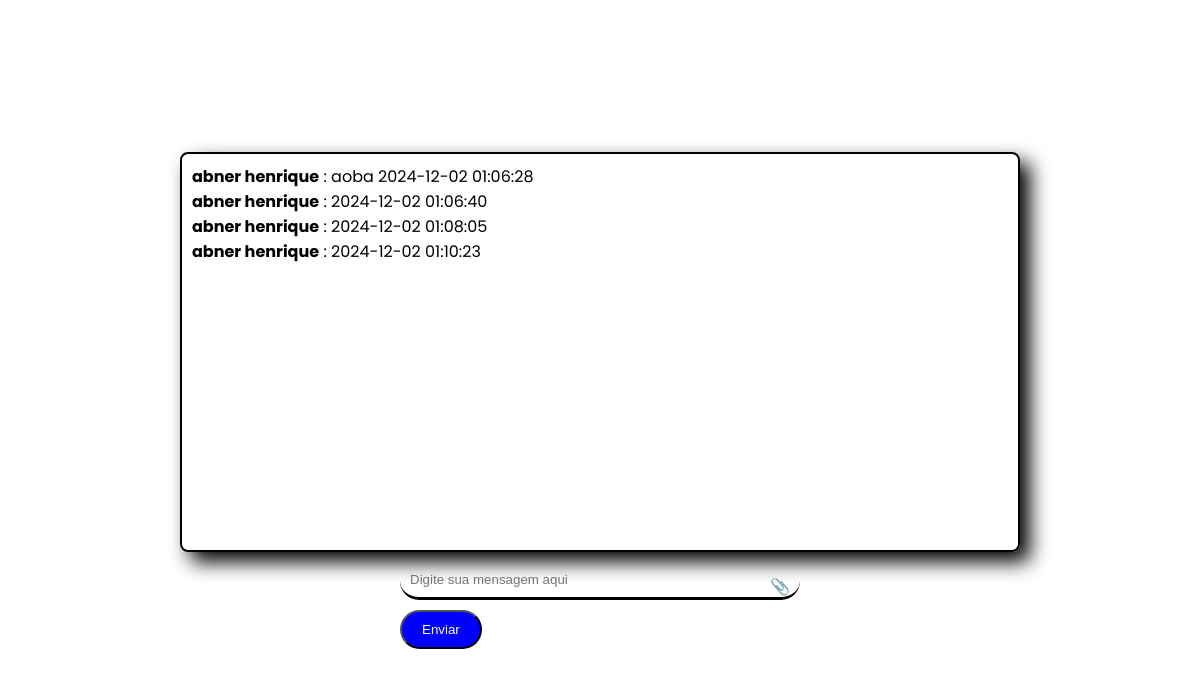
Before: /chat/chat with the older database file.
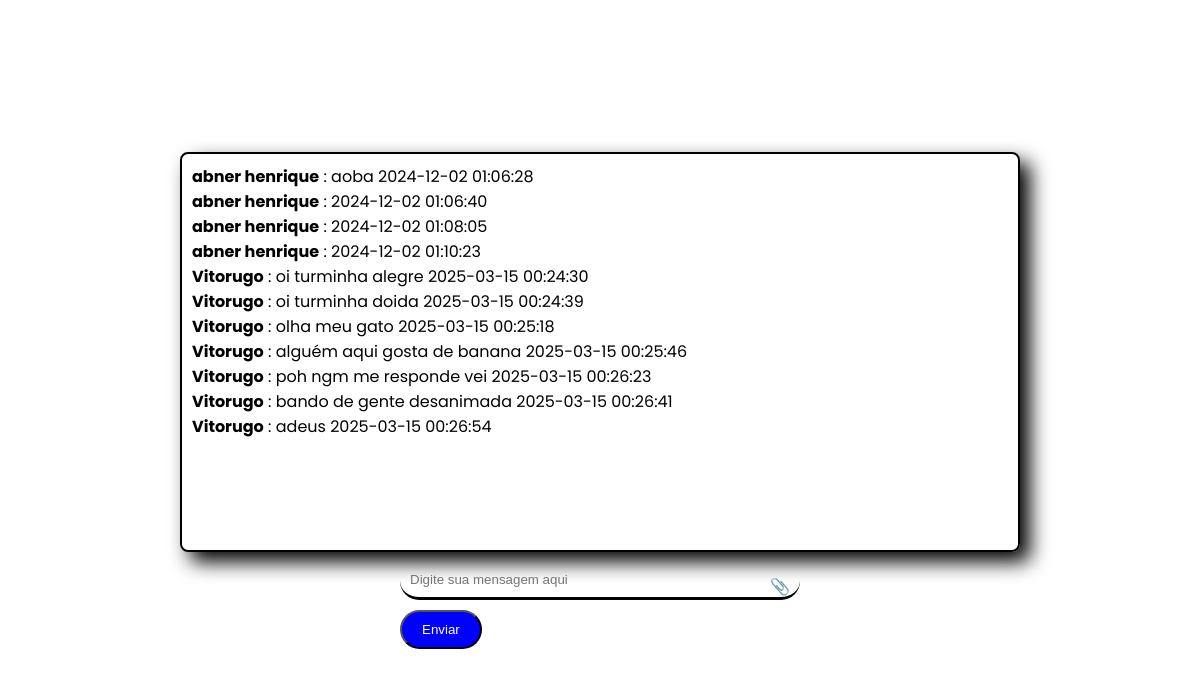
After: the same page with the newer database file.
### models.py (models this page shows, shortened)
class Mensagem(db.Model):
    __tablename__ = 'mensagens'
    id = db.Column(db.Integer, primary_key=True)
    usuario_id = db.Column(db.Integer, db.ForeignKey('usuarios.id'), nullable=False)
    mensagem = db.Column(db.Text, nullable=True)  # Pode ser nula, pois pode conter apenas arquivo
    arquivo = db.Column(db.LargeBinary, nullable=True)  # Para armazenar o arquivo
    extensao = db.Column(db.String(10), nullable=True)  # Para armazenar a extensão do arquivo
    timestamp = db.Column(db.DateTime, default=db.func.current_timestamp())
    user = db.relationship('User', back_populates='mensagens')

class User(UserMixin, db.Model):
    __tablename__ = 'usuarios'
    id = db.Column(db.Integer, primary_key=True)
    nome = db.Column(db.String(150), nullable=False)
    email = db.Column(db.String(150), unique=True, nullable=False)
    senha = db.Column(db.String(150), nullable=False)
    turma = db.Column(db.String(50))
    numero = db.Column(db.String(50))
    role = db.Column(db.String(50))
    mensagens = db.relationship('Mensagem', back_populates='user')
    respostas = db.relationship('Resposta', back_populates='user')
    cronogramas = db.relationship('Cronograma', back_populates='user', cascade='all, delete-orphan')

### chat.py (the view)
@chat_bp.route('/chat')
def chat():
    mensagens = db.session.query(User.nome, Mensagem.mensagem, Mensagem.timestamp ).join(Mensagem.user).order_by(Mensagem.timestamp.asc()).all()
    return render_template('chat.html', mensagens=mensagens)

### templates/chat.html (shortened to what this page needs)
<!DOCTYPE html>
<html lang="en">
<head>
    <link rel="stylesheet" href="{{ url_for('static', filename='css/conversas.css') }}">
</head>
<body>
    <section>
        <main class="main-content">
            <div id="chat-form">
                <div class="text-area" id="text-area">
                    <ul>
                        {% for mensagem in mensagens %}
                            <li>
                                <strong>{{ mensagem[0] }}</strong> : {{ mensagem[1] }}
                                <span>{{ mensagem[2] }}</span>
                            </li>
                        {% endfor %}
                    </ul>
                </div>
                <form action="{{ url_for('chat.enviar_mensagem') }}" method="POST" enctype="multipart/form-data">
                    <div class="input-wrapper">
                        <input type="text" id="text" name="mensagem" placeholder="Digite sua mensagem aqui" maxlength="240">
                        <span class="icon" onclick="triggerFileInput()">&#128206;</span>
                    </div>
                    <div>
                        <button type="submit" id="enviar" name="enviar">Enviar</button>
                    </div>
                </form>
        </main>
    </section>
</body>
</html>

### static/css/conversas.css (style rules this page uses)
main { min-height: 100vh; width: 100vw; display: flex; flex-direction: column; align-items: center; justify-content: center; gap: 10px; padding: 20px; color: var(--text-color); background-color: var(--background-color); transition: background-color 0.3s, color 0.3s; }
#chat-form { display: flex; flex-direction: column; align-items: center; justify-content: center; }
.text-area { width: 70vw; height: 50vh; border: solid 2px var(--text-color); border-radius: 8px; padding: 10px; overflow-y: auto; word-break: break-all; font-family: poppins; margin-bottom: 10px; background-color: transparent; box-shadow: 10px 10px 20px black; border: solid 2px var(--text-color); display: flex; flex-direction: column; }
#enviar { background-color: blue; color: #ffffff; padding: 10px 20px; margin-right: 10px; cursor: pointer; border-radius: 20px; }
#text { border-radius: 20px; width: 100%; z-index: 5; color: var(--text-color); }
.input-wrapper { position: relative; width: 60vw; max-width: 400px; }
.input-wrapper .icon { position: absolute; right: 10px; top: 50%; transform: translateY(-50%); cursor: pointer; }

### templates/chat.html (style rules this page uses)
* { margin: 0; padding: 0; box-sizing: border-box; }
:root { --background-color: #ffffff; --text-color: #000000; --background-color-clarinho: #efefefdc ; }
body, html { min-height: 10px; display: flex; justify-content: center; align-items: center; background-color: var(--background-color); font-family: poppins; }
input[type="text"], input[type="file"] { width: 30vw; padding: 10px; margin-bottom: 10px; border: none; outline: none; border-bottom: solid black 3px; background-color: transparent; }

Changed rows visible on the page:
added Mensagem: nome "Vitorugo", mensagem "oi turminha alegre", timestamp "2025-03-15 00:24:30"
added Mensagem: nome "Vitorugo", mensagem "oi turminha doida", timestamp "2025-03-15 00:24:39"
added Mensagem: nome "Vitorugo", mensagem "olha meu gato", timestamp "2025-03-15 00:25:18"
added Mensagem: nome "Vitorugo", mensagem "alguém aqui gosta de banana", timestamp "2025-03-15 00:25:46"
added Mensagem: nome "Vitorugo", mensagem "poh ngm me responde vei", timestamp "2025-03-15 00:26:23"
added Mensagem: nome "Vitorugo", mensagem "bando de gente desanimada", timestamp "2025-03-15 00:26:41"
added Mensagem: nome "Vitorugo", mensagem "adeus", timestamp "2025-03-15 00:26:54"
